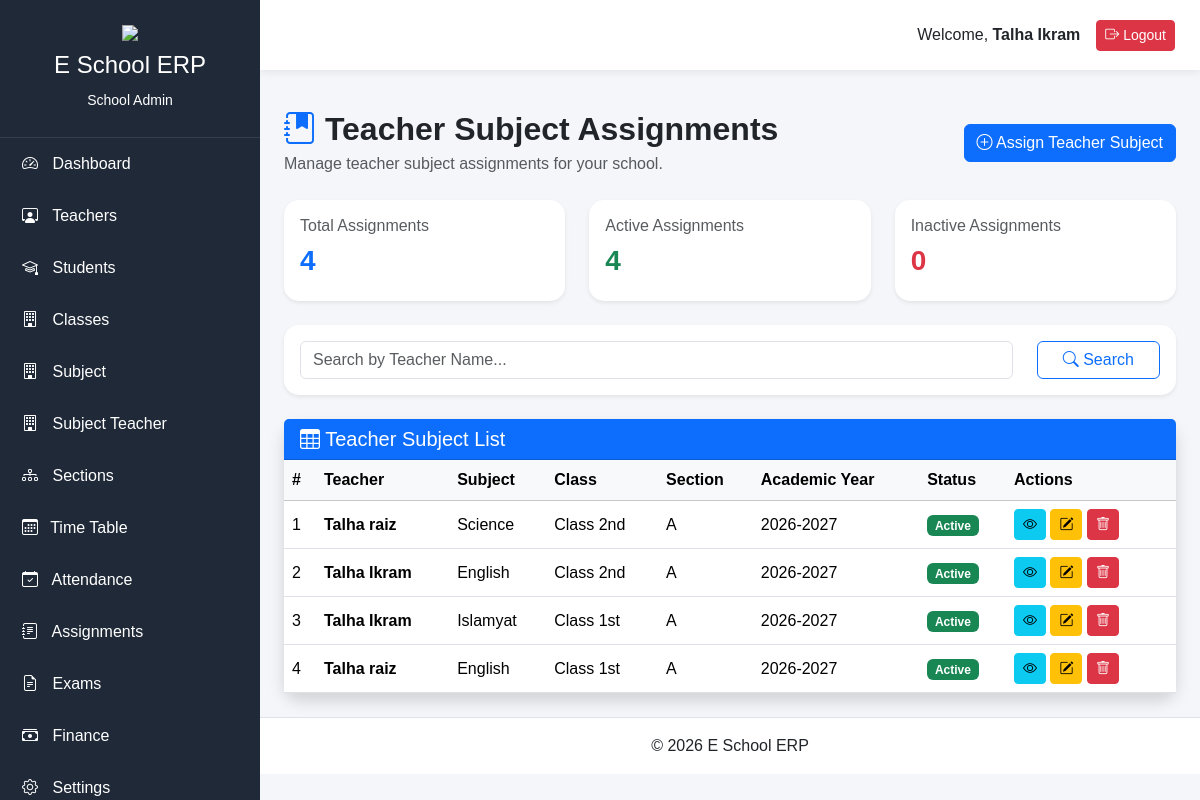
Screenshot of /school-admin/manage-teacher-subjects (signed in) with the database file from the repository.
### app/models/user.py (models this page shows, shortened)
class User(UserMixin, db.Model):
    __tablename__ = "users"
    id = db.Column(db.Integer, primary_key=True)
    full_name = db.Column(db.String(100), nullable=False)
    role_id = db.Column(db.Integer,db.ForeignKey("roles.id"),nullable=False)
    role = db.relationship("Role",back_populates="users")
    school = db.relationship("School",back_populates="users")
    student=db.relationship("Student",back_populates="user",uselist=False,cascade="all, delete-orphan")
    teacher=db.relationship("Teacher",back_populates="user",uselist=False,cascade="all, delete-orphan")
    parent= db.relationship("Parent",back_populates="user",uselist=False,cascade="all, delete-orphan")
    school_admin = db.relationship("SchoolAdmin",back_populates="user",uselist=False,cascade="all, delete-orphan")
    school_id = db.Column(db.Integer,db.ForeignKey("schools.id"),nullable=True)
    username = db.Column(db.String(50),unique=True,nullable=False)
    email = db.Column(db.String(120),unique=True,nullable=False)
    password_hash = db.Column(db.String(255),nullable=False)
    is_active = db.Column(db.Boolean,default=True)
    is_verified = db.Column(db.Boolean,default=False)
    last_login = db.Column(db.DateTime,nullable=True)
    created_at = db.Column(db.DateTime,default=datetime.utcnow)
    updated_at = db.Column(db.DateTime,default=datetime.utcnow,onupdate=datetime.utcnow)

### app/models/teacher_subject.py (models this page shows, shortened)
class TeacherSubject(db.Model):
    __tablename__ = "teacher_subjects"
    id = db.Column(db.Integer,primary_key=True)
    teacher_id = db.Column(db.Integer,db.ForeignKey("teachers.id"),nullable=False)
    subject_id = db.Column(db.Integer,db.ForeignKey("subjects.id"),nullable=False)
    class_id = db.Column(db.Integer,db.ForeignKey("classes.id"),nullable=False)
    school_id = db.Column(db.Integer,db.ForeignKey("schools.id"),nullable=False)
    section_id = db.Column(db.Integer,db.ForeignKey("sections.id"),nullable=False)
    academic_year = db.Column(db.String(20),nullable=False)
    is_class_teacher = db.Column(db.Boolean,default=False)
    is_active = db.Column(db.Boolean,default=True)
    created_at = db.Column(db.DateTime,default=datetime.utcnow)
    updated_at = db.Column(db.DateTime,default=datetime.utcnow,onupdate=datetime.utcnow)
    school = db.relationship("School",back_populates="teacher_subjects")
    teacher = db.relationship("Teacher",back_populates="teacher_subjects")
    subject = db.relationship("Subject",back_populates="teacher_subjects")
    classroom = db.relationship("Class",back_populates="teacher_subjects")
    section = db.relationship("Section",back_populates="teacher_subjects")
    __table_args__ = (db.UniqueConstraint("teacher_id","subject_id","class_id","section_id","academic_year",name="uq_teacher_subject_assignment"),)

### app/models/teacher.py (models this page shows, shortened)
class Teacher(db.Model):
    __tablename__ = "teachers"
    id = db.Column(db.Integer, primary_key=True)
    user_id = db.Column(db.Integer, db.ForeignKey("users.id"), unique=True, nullable=False)
    school_id = db.Column(db.Integer, db.ForeignKey("schools.id"), nullable=False)
    employee_number = db.Column(db.String(20), unique=True, nullable=False)
    first_name = db.Column(db.String(100), nullable=False)
    last_name = db.Column(db.String(100), nullable=False)
    email = db.Column(db.String(120), unique=True, nullable=False)
    phone = db.Column(db.String(20), nullable=False)
    gender = db.Column(db.String(20), nullable=False)
    date_of_birth = db.Column(db.Date, nullable=True)
    cnic = db.Column(db.String(20), unique=True, nullable=True)
    address = db.Column(db.String(255), nullable=True)
    emergency_contact = db.Column(db.String(20), nullable=True)
    blood_group = db.Column(db.String(5), nullable=True)
    qualification = db.Column(db.String(150), nullable=True)
    experience = db.Column(db.Integer, nullable=True)
    joining_date = db.Column(db.Date, nullable=True)
    salary = db.Column(db.Numeric(10, 2), nullable=True)
    profile_image = db.Column(db.String(255), nullable=True)
    employment_status = db.Column(
    db.String(20),default="Active")
    notes = db.Column(db.Text, nullable=True)
    is_active = db.Column(db.Boolean, default=True)
    created_at = db.Column(db.DateTime, default=datetime.utcnow)
    updated_at = db.Column(
    db.DateTime,default=datetime.utcnow,onupdate=datetime.utcnow)
    user= db.relationship("User", back_populates= "teacher", uselist= False)
    teacher_subjects = db.relationship("TeacherSubject", back_populates ="teacher", cascade= "all, delete-orphan",lazy= True)
    school = db.relationship("School", back_populates="teacher")
    exams = db.relationship("Exam", back_populates="teacher")
    results = db.relationship("Result", back_populates="teacher")
    attendences = db.relationship("Attendance", back_populates="teacher")
    assignments = db.relationship("Assignment", back_populates="teacher")
    timetables = db.relationship("Timetable", back_populates="teacher")
    managed_class= db.relationship("Class",foreign_keys ="Class.class_teacher_id" ,back_populates= "class_teacher", uselist= False)

### app/models/subject.py (models this page shows, shortened)
class Subject(db.Model):
    __tablename__ = "subjects"
    id = db.Column(db.Integer, primary_key=True)
    school = db.relationship("School",back_populates="subjects")
    exams = db.relationship("Exam", back_populates= "subject", cascade= "all, delete-orphan")
    timetables = db.relationship("Timetable", back_populates = "subject")
    assignments = db.relationship("Assignment", back_populates = "subject")
    results = db.relationship("Result", back_populates = "subject")
    teacher_subjects= db.relationship("TeacherSubject", back_populates = "subject", cascade ="all, delete-orphan",lazy = True)
    school_id = db.Column(db.Integer,db.ForeignKey("schools.id"),nullable=False)
    subject_name = db.Column(db.String(100),nullable=False)
    subject_code = db.Column(db.String(20),unique=True,nullable=False)
    description = db.Column(db.Text,nullable=True)
    credit_hours = db.Column(db.Integer,nullable=True)
    is_active = db.Column(db.Boolean,default=True)
    created_at = db.Column(db.DateTime,default=datetime.utcnow)
    updated_at = db.Column(db.DateTime,default=datetime.utcnow,onupdate=datetime.utcnow)

### app/models/class_model.py (models this page shows, shortened)
class Class(db.Model):
    __tablename__ = "classes"
    id = db.Column(db.Integer, primary_key=True)
    school_id = db.Column(db.Integer,db.ForeignKey("schools.id"),nullable=False)
    class_name = db.Column(db.String(100),nullable=False)
    class_code = db.Column(db.String(20),nullable=False)
    description = db.Column(db.Text,nullable=True)
    class_teacher_id = db.Column(db.Integer,db.ForeignKey("teachers.id"),nullable=True)
    is_active = db.Column(db.Boolean,default=True)
    created_at = db.Column(db.DateTime,default=datetime.utcnow)
    updated_at = db.Column(db.DateTime,default=datetime.utcnow,onupdate=datetime.utcnow)
    teacher_subjects = db.relationship("TeacherSubject", back_populates = "classroom", cascade= "all, delete-orphan",lazy= True)
    sections = db.relationship("Section",back_populates= "class_room",cascade="all, delete-orphan")
    students = db.relationship("Student", back_populates= "class_room")
    results=   db.relationship("Result", back_populates= "class_room")
    exams = db.relationship("Exam", back_populates= "class_room",cascade="all, delete-orphan")
    timetables = db.relationship("Timetable",back_populates= "class_room",cascade="all, delete-orphan")
    assignments = db.relationship("Assignment",back_populates= "class_room",cascade="all, delete-orphan")
    fee_structures = db.relationship("FeeStructure",back_populates= "class_room",cascade="all, delete-orphan")
    class_teacher = db.relationship("Teacher",foreign_keys=[class_teacher_id],back_populates="managed_class", uselist=False )
    school = db.relationship("School",back_populates="classes")

### app/models/section.py (models this page shows, shortened)
class Section(db.Model):
    __tablename__ = "sections"
    id = db.Column(db.Integer, primary_key=True)
    school_id = db.Column(db.Integer,db.ForeignKey("schools.id"),nullable=False)
    class_id = db.Column(db.Integer,db.ForeignKey("classes.id"),nullable=False)
    section_name = db.Column(db.String(20),nullable=False)
    section_code = db.Column(db.String(20),nullable=False)
    description = db.Column(db.Text,nullable=True)
    is_active = db.Column(db.Boolean,default=True)
    created_at = db.Column(db.DateTime,default=datetime.utcnow)
    updated_at = db.Column(db.DateTime,default=datetime.utcnow,onupdate=datetime.utcnow)
    school = db.relationship("School",back_populates="sections")
    class_room = db.relationship("Class",back_populates="sections")
    exams = db.relationship("Exam",back_populates="sections")
    timetables = db.relationship("Timetable",back_populates="section",cascade="all, delete-orphan")
    assignments = db.relationship("Assignment",back_populates="sections",cascade="all, delete-orphan")
    teacher_subjects = db.relationship("TeacherSubject", back_populates = "section", cascade="all, delete-orphan")
    students = db.relationship("Student",back_populates="section",cascade="all, delete-orphan")
    results = db.relationship("Result",back_populates="section",cascade="all, delete-orphan")

### app/blueprints/school_admin/routes.py (the view)
@school_admin.route("/manage-teacher-subjects")
@login_required
def manage_teacher_subjects():
    page = request.args.get("page", 1, type=int)
    search = request.args.get("search", "").strip()
    query = TeacherSubject.query.filter_by(school_id=current_user.school_id)
    if search:
        query = query.join(Teacher).filter(or_(Teacher.first_name.ilike(f"%{search}%"),Teacher.last_name.ilike(f"%{search}%")
        )
        )
    teacher_subjects = query.order_by(TeacherSubject.created_at.desc()).paginate(page=page,per_page=10,error_out=False)
    return render_template("school_admin/manage_teacher_subjects.html",teacher_subjects=teacher_subjects,
    search=search)

### app/templates/school_admin/manage_teacher_subjects.html (shortened to what this page needs)
{% extends "school_admin/base.html" %}
{% block content %}
<div class="container-fluid">
<div class="d-flex justify-content-between align-items-center mb-4">
<div>
<h2 class="fw-bold mb-1">
<i class="bi bi-journal-bookmark-fill text-primary"></i>
Teacher Subject Assignments
</h2>
<p class="text-muted mb-0">
Manage teacher subject assignments for your school.
</p>
</div>
<a href="{{ url_for('school_admin.create_teacher_subject') }}"
class="btn btn-primary">
<i class="bi bi-plus-circle"></i>
Assign Teacher Subject
</a>
</div>
<div class="row mb-4">
<div class="col-md-4">
<div class="card border-0 shadow-sm">
<div class="card-body">
<h6 class="text-muted">
Total Assignments
</h6>
<h3 class="fw-bold text-primary">
{{ teacher_subjects.total }}
</h3>
</div>
</div>
</div>
<div class="col-md-4">
<div class="card border-0 shadow-sm">
<div class="card-body">
<h6 class="text-muted">
Active Assignments
</h6>
<h3 class="fw-bold text-success">
{{ teacher_subjects.items
|selectattr("is_active")
|list
|length }}
</h3>
</div>
</div>
</div>
<div class="col-md-4">
<div class="card border-0 shadow-sm">
<div class="card-body">
<h6 class="text-muted">
Inactive Assignments
</h6>
<h3 class="fw-bold text-danger">
{{ teacher_subjects.items
|rejectattr("is_active")
|list
|length }}
</h3>
</div>
</div>
</div>
</div>
<div class="card shadow-sm border-0 mb-4">
<div class="card-body">
<form method="GET">
<div class="row">
<div class="col-md-10">
<input
type="text"
name="search"
class="form-control"
placeholder="Search by Teacher Name..."
value="{{ search }}"
>
</div>
<div class="col-md-2 d-grid">
<button
class="btn btn-outline-primary"
type="submit">
<i class="bi bi-search"></i>
Search
</button>
</div>
</div>
</form>
</div>
</div>
<div class="card shadow border-0">
<div class="card-header bg-primary text-white">
<h5 class="mb-0">
<i class="bi bi-table"></i>
Teacher Subject List
</h5>
</div>
<div class="card-body p-0">
<div class="table-responsive">
<table class="table table-hover align-middle mb-0">
<thead class="table-light">
<tr>
<th>#</th>
<th>Teacher</th>
<th>Subject</th>
<th>Class</th>
<th>Section</th>
<th>Academic Year</th>
<th>Status</th>
<th width="170">Actions</th>
</tr>
</thead>
<tbody>
{% for teacher_subject in teacher_subjects.items %}
<tr>
<td>
{{ loop.index + ((teacher_subjects.page - 1) * teacher_subjects.per_page) }}
</td>
<td>
<strong>
{{ teacher_subject.teacher.first_name }}
{{ teacher_subject.teacher.last_name }}
</strong>
</td>
<td>
{{ teacher_subject.subject.subject_name }}
</td>
<td>
{{ teacher_subject.classroom.class_name }}
</td>
<td>
{{ teacher_subject.section.section_name }}
</td>
<td>
{{ teacher_subject.academic_year }}
</td>
<td>
{% if teacher_subject.is_active %}
<span class="badge bg-success">
Active
</span>
{% else %}
<span class="badge bg-danger">
Inactive
</span>
{% endif %}
</td>
<td>
<a href="{{ url_for('school_admin.teacher_subject_detail',
id=teacher_subject.id) }}"
class="btn btn-sm btn-info">
<i class="bi bi-eye"></i>
</a>
<a href="{{ url_for('school_admin.edit_teacher_subject',
id=teacher_subject.id) }}"
class="btn btn-sm btn-warning">
<i class="bi bi-pencil-square"></i>
</a>
<button
class="btn btn-sm btn-danger"
data-bs-toggle="modal"
data-bs-target="#deleteModal{{ teacher_subject.id }}">
<i class="bi bi-trash"></i>
</button>
</td>
</tr>
{% endfor %}
</tbody>
</table>
</div>
</div>
</div>
</div>
{% endblock %}

### app/templates/school_admin/base.html (shortened to what this page needs)
<!DOCTYPE html>
<html lang="en">
<head>
<link href="https://cdn.jsdelivr.net/npm/bootstrap@5.3.3/dist/css/bootstrap.min.css" rel="stylesheet">
<link rel="stylesheet"
href="https://cdn.jsdelivr.net/npm/bootstrap-icons@1.11.3/font/bootstrap-icons.min.css">
<link rel="stylesheet"
href="{{ url_for('static', filename='css/style.css') }}">
</head>
<body>
<div class="wrapper">
<aside class="sidebar" id="sidebar">
<div class="sidebar-header">
<img src="{{ url_for('static', filename='images/logo.png') }}"
class="logo">
<h4>E School ERP</h4>
<small>School Admin</small>
</div>
<ul class="sidebar-menu">
<li>
<a href="{{ url_for('school_admin.dashboard') }}">
<i class="bi bi-speedometer2"></i>
Dashboard
</a>
</li>
<li>
<a href="{{ url_for('school_admin.manage_teachers') }}">
<i class="bi bi-person-workspace"></i>
Teachers
</a>
</li>
<li>
<a href="{{ url_for('school_admin.manage_students') }}">
<i class="bi bi-mortarboard"></i>
Students
</a>
</li>
<li>
<a href="{{ url_for('school_admin.manage_classes') }}">
<i class="bi bi-building"></i>
Classes
</a>
</li>
<li>
    <a href="{{ url_for('school_admin.manage_subjects') }}">
    <i class="bi bi-building"></i>
    Subject
    </a>
    </li>
<li>
    <a href="{{ url_for('school_admin.manage_teacher_subjects') }}">
    <i class="bi bi-building"></i>
    Subject Teacher
    </a>
    </li>
<li>
<a href="{{ url_for('school_admin.manage_sections') }}">
<i class="bi bi-diagram-3"></i>
Sections
</a>
</li>
<li>
<a href="{{ url_for('school_admin.manage_timetable') }}">
<i class="bi bi-calendar3 me-2"></i>
Time Table
</a>
</li>
<li>
<a href="#">
<i class="bi bi-calendar-check"></i>
Attendance
</a>
</li>
<li>
<a href="#">
<i class="bi bi-journal-text"></i>
Assignments
</a>
</li>
<li>
<a href="#">
<i class="bi bi-file-earmark-text"></i>
Exams
</a>
</li>
<li>
<a href="#">
<i class="bi bi-cash-stack"></i>
Finance
</a>
</li>
<li>
<a href="#">
<i class="bi bi-gear"></i>
Settings
</a>
</li>
</ul>
</aside>
<div class="main-content">
<nav class="top-navbar">
<div class="ms-auto d-flex align-items-center">
<span class="me-3">
Welcome,
<strong>{{ current_user.full_name }}</strong>
</span>
<a href="{{ url_for('auth.logout') }}"
class="btn btn-danger btn-sm">
<i class="bi bi-box-arrow-right"></i>
Logout
</a>
</div>
</nav>
<main class="container-fluid py-4">
{% block content %}
{% endblock %}
</main>
<footer class="text-center py-3 border-top">
© 2026 E School ERP
</footer>
</div>
</div>
</body>
</html>

### rows the page displays
User: full_name "Talha Ikram"
TeacherSubject: teacher.first_name "Talha", teacher.last_name "raiz", subject.subject_name "Science", classroom.class_name "Class 2nd", section.section_name "A", academic_year "2026-2027", is_active "Active"
TeacherSubject: teacher.first_name "Talha", teacher.last_name "Ikram", subject.subject_name "English", classroom.class_name "Class 2nd", section.section_name "A", academic_year "2026-2027", is_active "Active"
TeacherSubject: teacher.first_name "Talha", teacher.last_name "Ikram", subject.subject_name "Islamyat", classroom.class_name "Class 1st", section.section_name "A", academic_year "2026-2027", is_active "Active"
TeacherSubject: teacher.first_name "Talha", teacher.last_name "raiz", subject.subject_name "English", classroom.class_name "Class 1st", section.section_name "A", academic_year "2026-2027", is_active "Active"

### other values shown
{{ teacher_subjects.total }} "4"
{{ teacher_subjects.items
|selectattr("is_active")
|list
|length }} "4"
{{ teacher_subjects.items
|rejectattr("is_active")
|list
|length }} "0"
